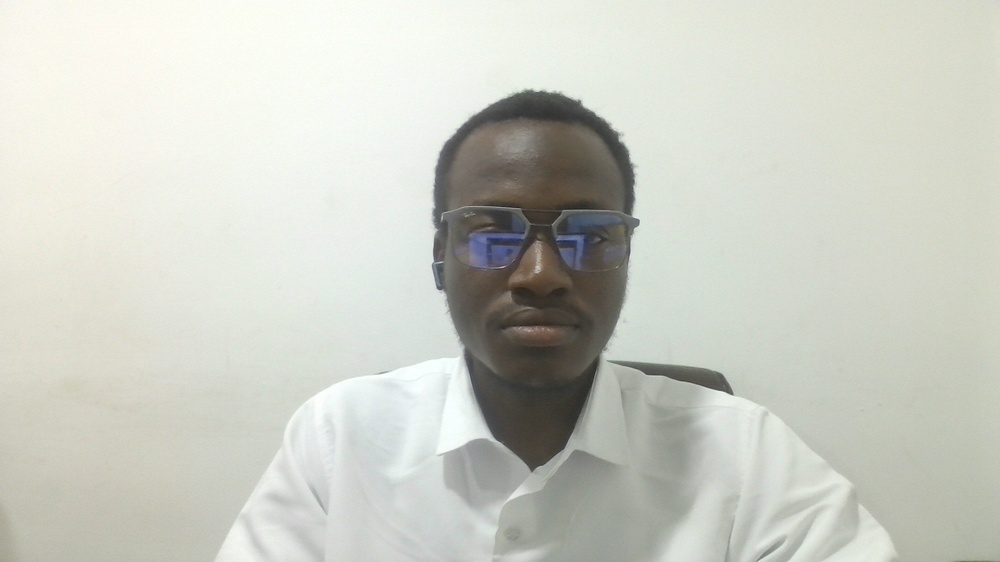
#> input picture picture.jpg, 1000 x 562 px, shrunk from 1920 x 1080 before the run, found by its file name
$ jupyter execute main.ipynb
#> lines starting #> are read from the running program, lines starting #| are printed output that depends on the picture; after the words box and inside, x2 and y2 are one past the last pixel; in counts of white or black regions, pixels touching at a corner belong together
[cell 1]
import matplotlib.pyplot as plt
import numpy as np
from scipy.ndimage import gaussian_filter

def rgb_to_hsv_arr(img):
    """
    Convert RGB image (0-1) to HSV (H: 0-360, S: 0-1, V: 0-1)
    """
    r, g, b = img[:, :, 0], img[:, :, 1], img[:, :, 2]
    cmax = np.maximum.reduce([r, g, b])
    cmin = np.minimum.reduce([r, g, b])
    delta = cmax - cmin

    h = np.zeros_like(cmax)
    mask_r = (cmax == r) & (delta > 0)
    h[mask_r] = 60 * (((g - b) / delta)[mask_r] % 6)
    mask_g = (cmax == g) & (delta > 0)
    h[mask_g] = 60 * (((b - r) / delta)[mask_g] + 2)
    mask_b = (cmax == b) & (delta > 0)
    h[mask_b] = 60 * (((r - g) / delta)[mask_b] + 4)

    s = np.zeros_like(cmax)
    mask_s = cmax > 0
    s[mask_s] = delta[mask_s] / cmax[mask_s]

    v = cmax

    return np.stack([h, s, v], axis=-1)

def hsv_to_rgb_arr(hsv):
    """
    Convert HSV (H: 0-360, S: 0-1, V: 0-1) back to RGB (0-1)
    """
    h, s, v = hsv[:, :, 0], hsv[:, :, 1], hsv[:, :, 2]
    h = h % 360
    c = v * s
    x = c * (1 - np.abs((h / 60) % 2 - 1))
    m = v - c

    r = np.zeros_like(h)
    g = np.zeros_like(h)
    b = np.zeros_like(h)

    mask1 = (0 <= h) & (h < 60)
    r[mask1], g[mask1], b[mask1] = c[mask1], x[mask1], 0

    mask2 = (60 <= h) & (h < 120)
    r[mask2], g[mask2], b[mask2] = x[mask2], c[mask2], 0

    mask3 = (120 <= h) & (h < 180)
    r[mask3], g[mask3], b[mask3] = 0, c[mask3], x[mask3]

    mask4 = (180 <= h) & (h < 240)
    r[mask4], g[mask4], b[mask4] = 0, x[mask4], c[mask4]

    mask5 = (240 <= h) & (h < 300)
    r[mask5], g[mask5], b[mask5] = x[mask5], 0, c[mask5]

    mask6 = (300 <= h) & (h < 360)
    r[mask6], g[mask6], b[mask6] = c[mask6], 0, x[mask6]

    rgb = np.stack([r, g, b], axis=-1) + m[:, :, np.newaxis]
    return np.clip(rgb, 0, 1)

def rgb_to_ycbcr(img):
    """
    Convert RGB (0-1) to YCbCr (0-1)
    """
    r, g, b = img[:, :, 0], img[:, :, 1], img[:, :, 2]
    y = 0.299 * r + 0.587 * g + 0.114 * b
    cb = -0.168736 * r - 0.331264 * g + 0.5 * b + 0.5
    cr = 0.5 * r - 0.418688 * g - 0.081312 * b + 0.5
    return np.stack([y, cb, cr], axis=-1)

def enhance_skin_tone(input_path, output_path):
    """
    Enhances the skin tone in the image by detecting skin regions, smoothing them,
    and adjusting brightness and saturation for a more beautiful appearance.
    Focuses only on skin areas.
    """
#> called with output_path = 'enhanced.jpg'
    # Load the image (assumes RGB, no alpha)
    img = plt.imread(input_path)
#> img is the input picture: shape (562, 1000, 3); mean R, G, B 203.6, 205.8, 196.7
    if img.ndim != 3 or img.shape[2] != 3:
        raise ValueError("Image must be RGB (no alpha channel).")

    # Ensure float 0-1
    if img.dtype == np.uint8:
        img = img / 255.0

    # Detect skin using YCbCr color space (better for skin detection across tones)
    ycbcr = rgb_to_ycbcr(img)
#> in rgb_to_ycbcr, `cb = -0.168736 * r - 0.331264 * g + 0.5 * b + 0.5`:
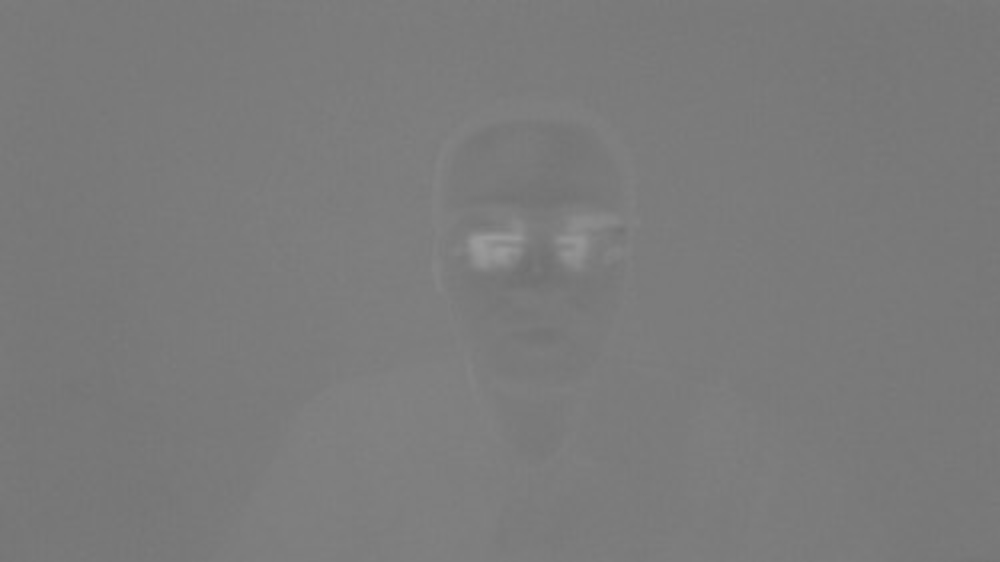
#> cb: shape (562, 1000) float64; min 0.437, max 0.611, mean 0.484
    y, cb, cr = ycbcr[:, :, 0] * 255, ycbcr[:, :, 1] * 255, ycbcr[:, :, 2] * 255

    # Broad range to capture various skin tones (adjust if needed for specific cases)
    skin_mask = (y > 50) & (cb > 75) & (cb < 130) & (cr > 130) & (cr < 170)
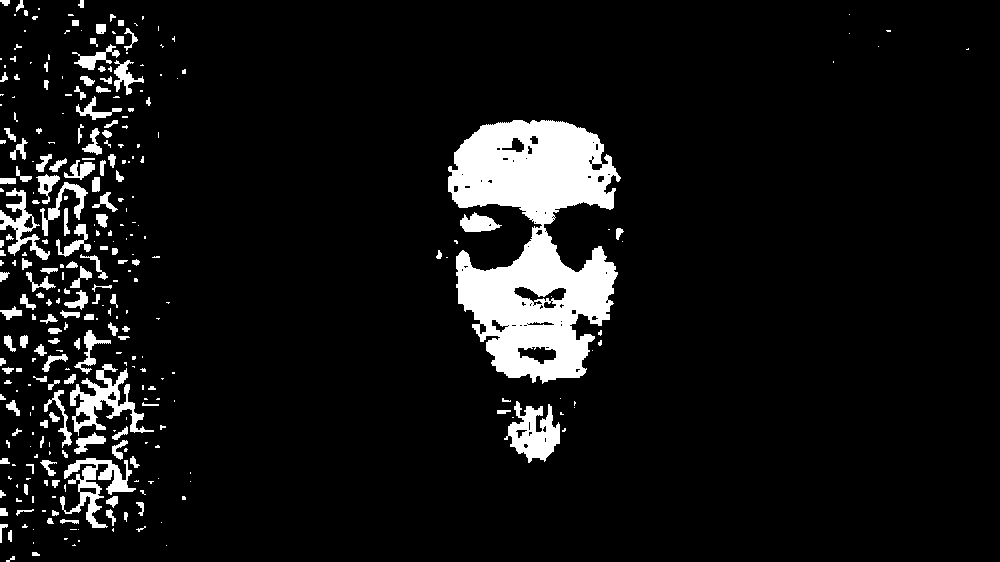
#> skin_mask: shape (562, 1000) bool; 8.3% white; 302 white regions (157 under 20 px), largest, box (x1, y1, x2, y2) and area: (448, 120, 621, 384) 26550, (70, 364, 154, 436) 1978, (504, 401, 560, 463) 1866

    # Smooth the mask to avoid harsh edges
    skin_mask_smooth = gaussian_filter(skin_mask.astype(float), sigma=3)
    skin_mask = skin_mask_smooth > 0.3  # Lower threshold for broader inclusion
#> skin_mask: shape (562, 1000) bool; 10% white; 86 white regions (18 under 20 px), largest, box (x1, y1, x2, y2) and area: (446, 119, 621, 383) 29652, (40, 363, 148, 529) 7819, (0, 154, 117, 266) 4617

    # Smooth the skin areas (bilateral-like using Gaussian on masked image)
    smoothed = np.copy(img)
    for channel in range(3):
        masked_img = img[:, :, channel] * skin_mask_smooth
        smoothed_channel = gaussian_filter(masked_img, sigma=2) / (gaussian_filter(skin_mask_smooth, sigma=2) + 1e-6)
        smoothed[:, :, channel] = smoothed_channel + img[:, :, channel] * (1 - skin_mask_smooth)
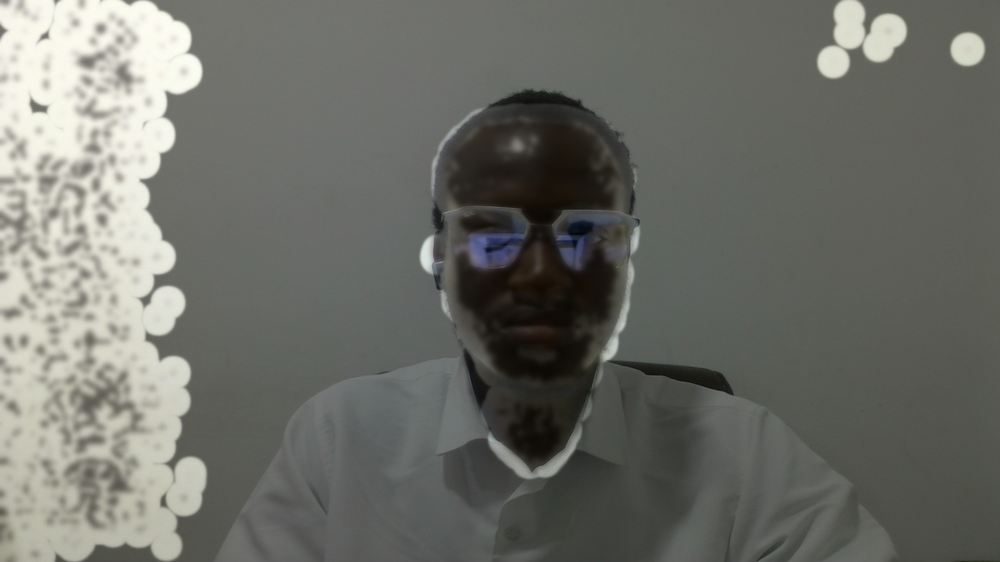
#> smoothed: shape (562, 1000, 3) float64; mean R, G, B 0.949, 0.956, 0.913; drawn with min black and max white

    # Convert smoothed image to HSV for tone enhancement
    hsv = rgb_to_hsv_arr(smoothed)
#> in rgb_to_hsv_arr, `h[mask_b] = 60 * (((r - g) / delta)[mask_b] + 4)`:
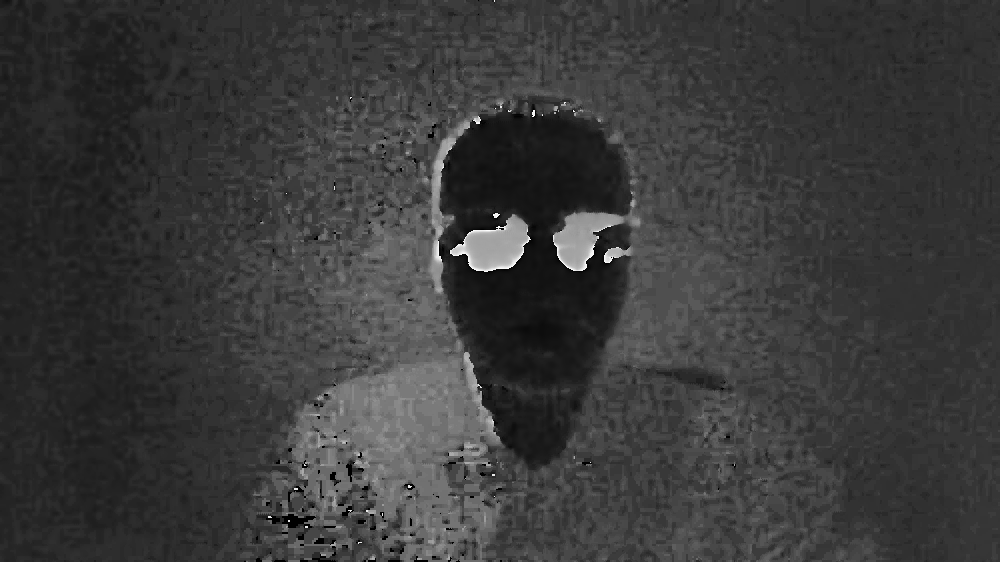
#> h: shape (562, 1000) float64; min 0, max 360, mean 82.7; drawn with min black and max white
#> in rgb_to_hsv_arr, `return np.stack([h, s, v], axis=-1)`:
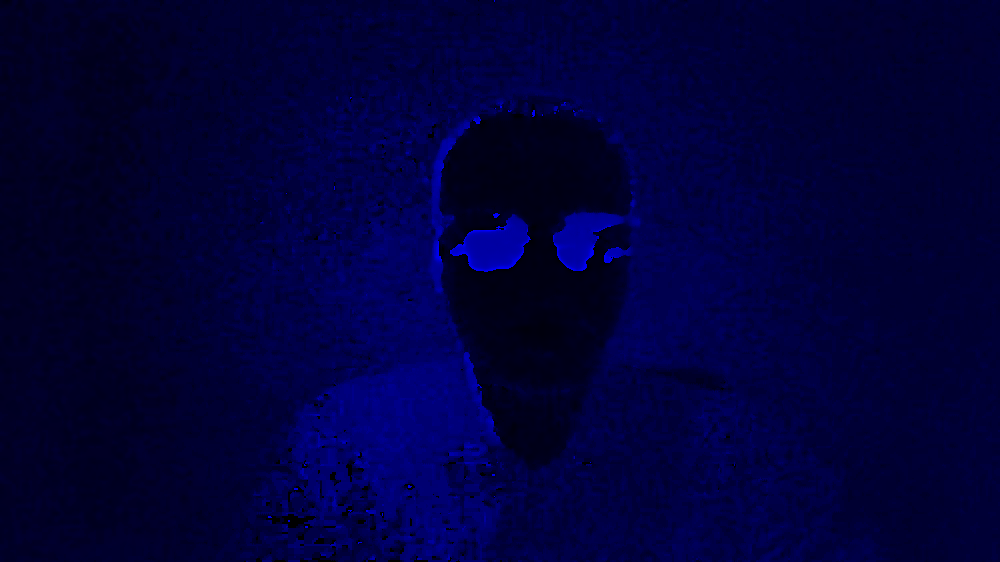
#> returned value: shape (562, 1000, 3) float64; mean of channels 0, 1, 2 82.7, 0.1, 1; drawn with min black and max white

    # Enhance skin tone: increase brightness (V) and saturation (S) slightly for vibrancy
    # Apply only to skin areas
    hsv[:, :, 1][skin_mask] = np.clip(hsv[:, :, 1][skin_mask] * 1.15, 0, 1)  # Boost saturation
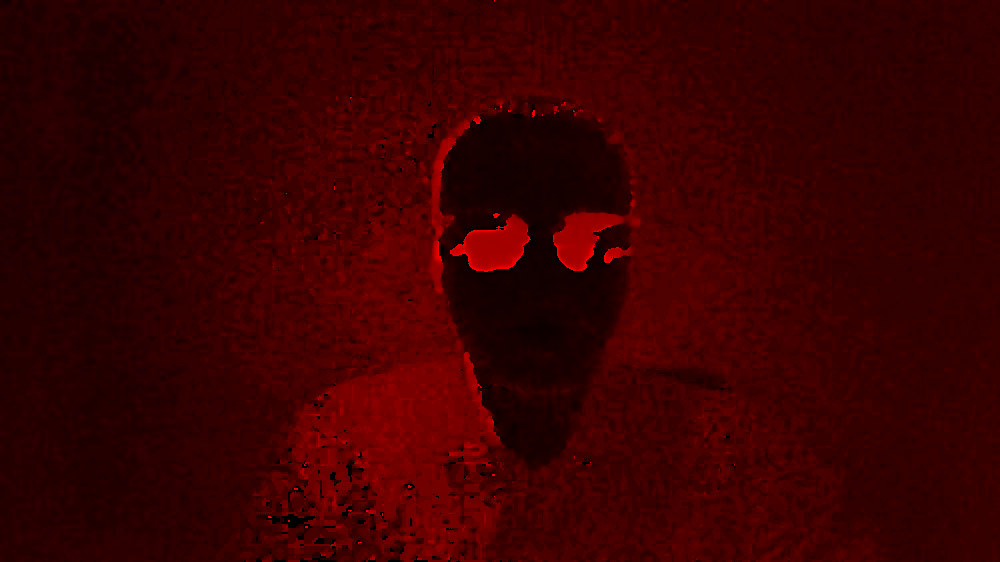
#> hsv: shape (562, 1000, 3) float64; mean R, G, B 82.7, 0.1, 1; drawn with min black and max white
    hsv[:, :, 2][skin_mask] = np.clip(hsv[:, :, 2][skin_mask] * 1.10, 0, 1)  # Boost brightness

    # Convert back to RGB
    enhanced_rgb = hsv_to_rgb_arr(hsv)
#> in hsv_to_rgb_arr, `x = c * (1 - np.abs((h / 60) % 2 - 1))`:
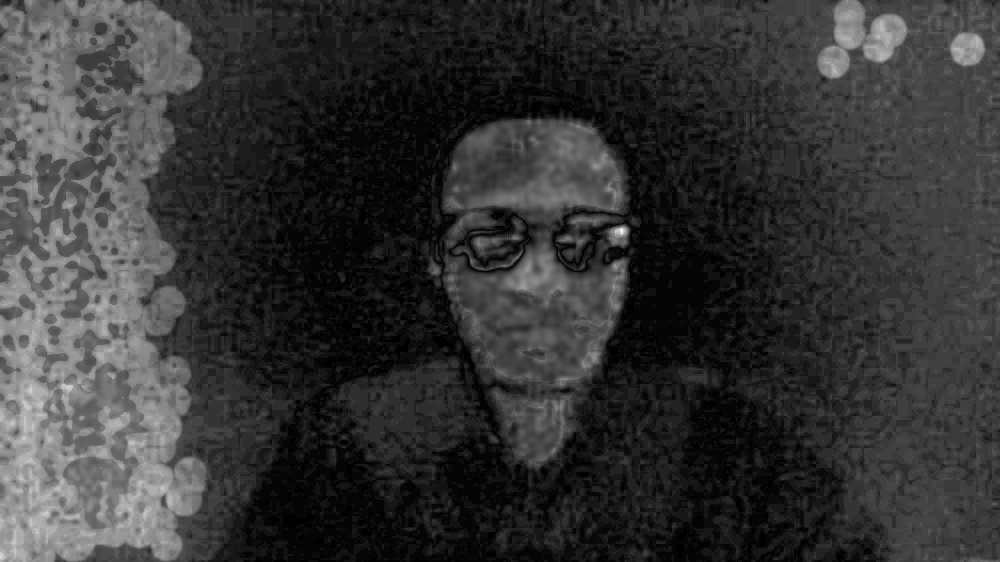
#> x: shape (562, 1000) float64; min 0, max 0.171, mean 0.036; drawn with min black and max white
#> in hsv_to_rgb_arr, `mask2 = (60 <= h) & (h < 120)`:
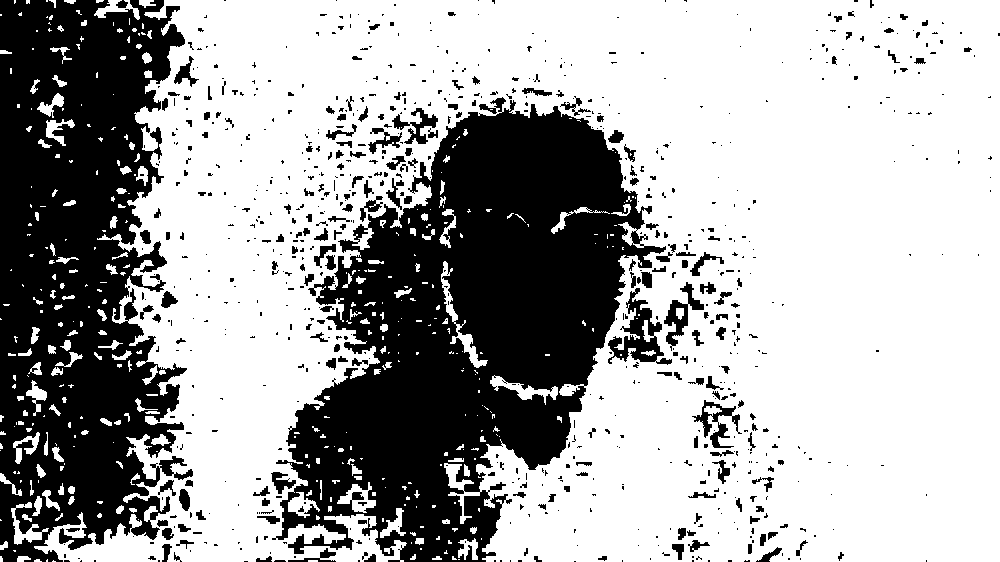
#> mask2: shape (562, 1000) bool; 66.2% white; 802 black regions (600 under 20 px), largest, box (x1, y1, x2, y2) and area: (272, 97, 666, 562) 95508, (0, 0, 193, 562) 75710, (608, 288, 672, 365) 1748

    # Save the enhanced image
    plt.imsave(output_path, enhanced_rgb)

# Example usage
if __name__ == "__main__":
    # Replace with your file paths
    input_image = r"C:/Users/afolabi.faruq/Documents/colsmile/picture.jpg"  # Path to your uploaded/input image
    output_image = "enhanced.jpg"  # Path for the output
    enhance_skin_tone(input_image, output_image)
    print(f"Enhanced image saved to {output_image}")

[cell 2]
import matplotlib.pyplot as plt
import numpy as np
from scipy.ndimage import gaussian_filter

def rgb_to_hsv_arr(img):
    """
    Convert RGB image (0-1) to HSV (H: 0-360, S: 0-1, V: 0-1)
    """
    r, g, b = img[:, :, 0], img[:, :, 1], img[:, :, 2]
    cmax = np.maximum.reduce([r, g, b])
    cmin = np.minimum.reduce([r, g, b])
    delta = cmax - cmin

    h = np.zeros_like(cmax)
    mask_r = (cmax == r) & (delta > 0)
    h[mask_r] = 60 * (((g - b) / delta)[mask_r] % 6)
    mask_g = (cmax == g) & (delta > 0)
    h[mask_g] = 60 * (((b - r) / delta)[mask_g] + 2)
    mask_b = (cmax == b) & (delta > 0)
    h[mask_b] = 60 * (((r - g) / delta)[mask_b] + 4)

    s = np.zeros_like(cmax)
    mask_s = cmax > 0
    s[mask_s] = delta[mask_s] / cmax[mask_s]

    v = cmax

    return np.stack([h, s, v], axis=-1)

def hsv_to_rgb_arr(hsv):
    """
    Convert HSV (H: 0-360, S: 0-1, V: 0-1) back to RGB (0-1)
    """
    h, s, v = hsv[:, :, 0], hsv[:, :, 1], hsv[:, :, 2]
    h = h % 360
    c = v * s
    x = c * (1 - np.abs((h / 60) % 2 - 1))
    m = v - c

    r = np.zeros_like(h)
    g = np.zeros_like(h)
    b = np.zeros_like(h)

    mask1 = (0 <= h) & (h < 60)
    r[mask1], g[mask1], b[mask1] = c[mask1], x[mask1], 0

    mask2 = (60 <= h) & (h < 120)
    r[mask2], g[mask2], b[mask2] = x[mask2], c[mask2], 0

    mask3 = (120 <= h) & (h < 180)
    r[mask3], g[mask3], b[mask3] = 0, c[mask3], x[mask3]

    mask4 = (180 <= h) & (h < 240)
    r[mask4], g[mask4], b[mask4] = 0, x[mask4], c[mask4]

    mask5 = (240 <= h) & (h < 300)
    r[mask5], g[mask5], b[mask5] = x[mask5], 0, c[mask5]

    mask6 = (300 <= h) & (h < 360)
    r[mask6], g[mask6], b[mask6] = c[mask6], 0, x[mask6]

    rgb = np.stack([r, g, b], axis=-1) + m[:, :, np.newaxis]
    return np.clip(rgb, 0, 1)

def rgb_to_ycbcr(img):
    """
    Convert RGB (0-1) to YCbCr (0-1)
    """
    r, g, b = img[:, :, 0], img[:, :, 1], img[:, :, 2]
    y = 0.299 * r + 0.587 * g + 0.114 * b
    cb = -0.168736 * r - 0.331264 * g + 0.5 * b + 0.5
    cr = 0.5 * r - 0.418688 * g - 0.081312 * b + 0.5
    return np.stack([y, cb, cr], axis=-1)

def enhance_skin_tone(input_path, output_path):
    """
    Enhances the skin tone in the image by detecting skin regions, smoothing them,
    and adjusting brightness and saturation for a more beautiful appearance.
    Focuses only on skin areas.
    """
#> called with input_path = './picture.jpg', output_path = 'enhanced.jpg'
    # Load the image (assumes RGB, no alpha)
    img = plt.imread(input_path)
    if img.ndim != 3 or img.shape[2] != 3:
        raise ValueError("Image must be RGB (no alpha channel).")

    # Ensure float 0-1
    if img.dtype == np.uint8:
        img = img / 255.0

    # Detect skin using YCbCr color space (better for skin detection across tones)
    ycbcr = rgb_to_ycbcr(img)
    y, cb, cr = ycbcr[:, :, 0] * 255, ycbcr[:, :, 1] * 255, ycbcr[:, :, 2] * 255

    # Broad range to capture various skin tones (adjust if needed for specific cases)
    skin_mask = (y > 50) & (cb > 75) & (cb < 130) & (cr > 130) & (cr < 170)

    # Smooth the mask to avoid harsh edges
    skin_mask_smooth = gaussian_filter(skin_mask.astype(float), sigma=3)
    skin_mask = skin_mask_smooth > 0.3  # Lower threshold for broader inclusion

    # Smooth the skin areas (bilateral-like using Gaussian on masked image)
    smoothed = np.copy(img)
    for channel in range(3):
        masked_img = img[:, :, channel] * skin_mask_smooth
        smoothed_channel = gaussian_filter(masked_img, sigma=2) / (gaussian_filter(skin_mask_smooth, sigma=2) + 1e-6)
        smoothed[:, :, channel] = smoothed_channel + img[:, :, channel] * (1 - skin_mask_smooth)

    # Convert smoothed image to HSV for tone enhancement
    hsv = rgb_to_hsv_arr(smoothed)

    # Enhance skin tone: increase brightness (V) and saturation (S) slightly for vibrancy
    # Apply only to skin areas
    hsv[:, :, 1][skin_mask] = np.clip(hsv[:, :, 1][skin_mask] * 1.15, 0, 1)  # Boost saturation
    hsv[:, :, 2][skin_mask] = np.clip(hsv[:, :, 2][skin_mask] * 1.10, 0, 1)  # Boost brightness

    # Convert back to RGB
    enhanced_rgb = hsv_to_rgb_arr(hsv)

    # Save the enhanced image
    plt.imsave(output_path, enhanced_rgb)

# Example usage
if __name__ == "__main__":
    # Replace with your file paths
    input_image = "./picture.jpg"  # Path to your uploaded/input image
    output_image = "enhanced.jpg"  # Path for the output
    enhance_skin_tone(input_image, output_image)
    print(f"Enhanced image saved to {output_image}")
